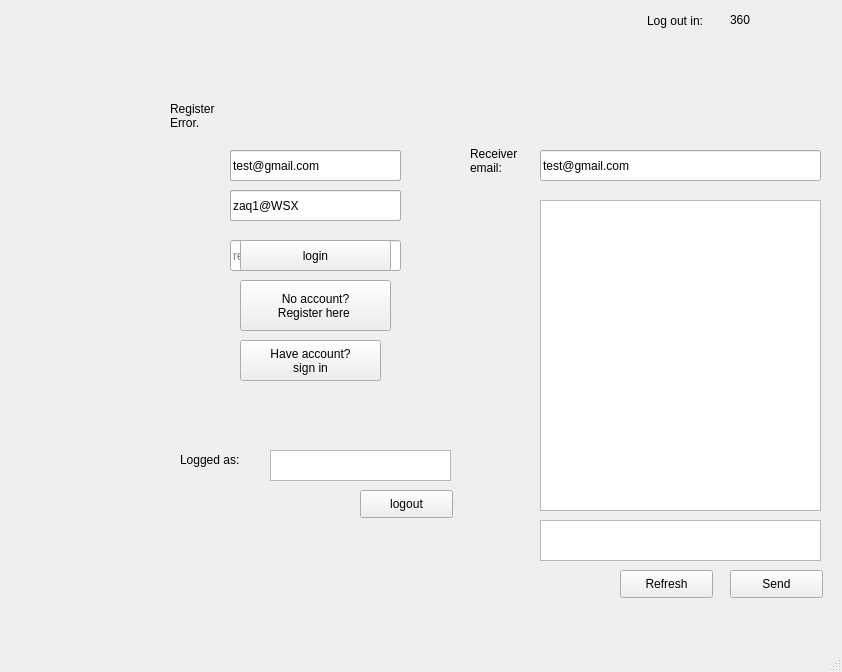
<?xml version="1.0" encoding="UTF-8"?>
<ui version="4.0">
 <author>Zywko</author>
 <class>PrivaChatterApp</class>
 <widget class="QMainWindow" name="PrivaChatterApp">
  <property name="geometry">
   <rect>
    <x>0</x>
    <y>0</y>
    <width>842</width>
    <height>672</height>
   </rect>
  </property>
  <property name="windowTitle">
   <string>MainWindow</string>
  </property>
  <widget class="QWidget" name="centralwidget">
   <widget class="QWidget" name="register_widget" native="true">
    <property name="enabled">
     <bool>true</bool>
    </property>
    <property name="geometry">
     <rect>
      <x>170</x>
      <y>100</y>
      <width>311</width>
      <height>341</height>
     </rect>
    </property>
    <widget class="QLineEdit" name="login_box_2">
     <property name="geometry">
      <rect>
       <x>60</x>
       <y>50</y>
       <width>171</width>
       <height>31</height>
      </rect>
     </property>
     <property name="placeholderText">
      <string>login</string>
     </property>
    </widget>
    <widget class="QLineEdit" name="password_box_2">
     <property name="geometry">
      <rect>
       <x>60</x>
       <y>90</y>
       <width>171</width>
       <height>31</height>
      </rect>
     </property>
     <property name="placeholderText">
      <string>password</string>
     </property>
    </widget>
    <widget class="QPushButton" name="register_button">
     <property name="geometry">
      <rect>
       <x>70</x>
       <y>190</y>
       <width>141</width>
       <height>31</height>
      </rect>
     </property>
     <property name="text">
      <string>register</string>
     </property>
    </widget>
    <widget class="QLineEdit" name="repeat_password_box">
     <property name="geometry">
      <rect>
       <x>60</x>
       <y>140</y>
       <width>171</width>
       <height>31</height>
      </rect>
     </property>
     <property name="text">
      <string/>
     </property>
     <property name="placeholderText">
      <string>repeat password</string>
     </property>
    </widget>
    <widget class="QPushButton" name="have_account_button">
     <property name="geometry">
      <rect>
       <x>70</x>
       <y>240</y>
       <width>141</width>
       <height>41</height>
      </rect>
     </property>
     <property name="text">
      <string>Have account?
sign in</string>
     </property>
    </widget>
    <widget class="QLabel" name="register_error_label">
     <property name="enabled">
      <bool>true</bool>
     </property>
     <property name="geometry">
      <rect>
       <x>0</x>
       <y>0</y>
       <width>91</width>
       <height>31</height>
      </rect>
     </property>
     <property name="text">
      <string>Register
Error.</string>
     </property>
    </widget>
   </widget>
   <widget class="QWidget" name="login_widget" native="true">
    <property name="enabled">
     <bool>true</bool>
    </property>
    <property name="geometry">
     <rect>
      <x>190</x>
      <y>100</y>
      <width>251</width>
      <height>341</height>
     </rect>
    </property>
    <widget class="QLineEdit" name="login_box">
     <property name="geometry">
      <rect>
       <x>40</x>
       <y>50</y>
       <width>171</width>
       <height>31</height>
      </rect>
     </property>
     <property name="text">
      <string>test@gmail.com</string>
     </property>
     <property name="placeholderText">
      <string>login</string>
     </property>
    </widget>
    <widget class="QLineEdit" name="password_box">
     <property name="geometry">
      <rect>
       <x>40</x>
       <y>90</y>
       <width>171</width>
       <height>31</height>
      </rect>
     </property>
     <property name="text">
      <string>zaq1@WSX</string>
     </property>
     <property name="placeholderText">
      <string>password</string>
     </property>
    </widget>
    <widget class="QPushButton" name="login_button">
     <property name="geometry">
      <rect>
       <x>50</x>
       <y>140</y>
       <width>151</width>
       <height>31</height>
      </rect>
     </property>
     <property name="text">
      <string>login</string>
     </property>
    </widget>
    <widget class="QPushButton" name="no_account_button">
     <property name="geometry">
      <rect>
       <x>50</x>
       <y>180</y>
       <width>151</width>
       <height>51</height>
      </rect>
     </property>
     <property name="text">
      <string>No account?
Register here </string>
     </property>
    </widget>
   </widget>
   <widget class="QWidget" name="messages_box" native="true">
    <property name="geometry">
     <rect>
      <x>460</x>
      <y>100</y>
      <width>371</width>
      <height>501</height>
     </rect>
    </property>
    <widget class="QPlainTextEdit" name="new_message_box">
     <property name="geometry">
      <rect>
       <x>80</x>
       <y>420</y>
       <width>281</width>
       <height>41</height>
      </rect>
     </property>
    </widget>
    <widget class="QPushButton" name="send_button">
     <property name="geometry">
      <rect>
       <x>270</x>
       <y>470</y>
       <width>93</width>
       <height>28</height>
      </rect>
     </property>
     <property name="text">
      <string>Send</string>
     </property>
    </widget>
    <widget class="QPushButton" name="refresh_button">
     <property name="geometry">
      <rect>
       <x>160</x>
       <y>470</y>
       <width>93</width>
       <height>28</height>
      </rect>
     </property>
     <property name="text">
      <string>Refresh</string>
     </property>
    </widget>
    <widget class="QTextBrowser" name="textBrowser">
     <property name="geometry">
      <rect>
       <x>80</x>
       <y>100</y>
       <width>281</width>
       <height>311</height>
      </rect>
     </property>
    </widget>
    <widget class="QLabel" name="firned_email_label">
     <property name="geometry">
      <rect>
       <x>10</x>
       <y>30</y>
       <width>61</width>
       <height>61</height>
      </rect>
     </property>
     <property name="text">
      <string>Receiver
email:</string>
     </property>
    </widget>
    <widget class="QLineEdit" name="friend_email_box">
     <property name="geometry">
      <rect>
       <x>80</x>
       <y>50</y>
       <width>281</width>
       <height>31</height>
      </rect>
     </property>
     <property name="text">
      <string>test@gmail.com</string>
     </property>
    </widget>
   </widget>
   <widget class="QWidget" name="user_info" native="true">
    <property name="geometry">
     <rect>
      <x>170</x>
      <y>450</y>
      <width>381</width>
      <height>171</height>
     </rect>
    </property>
    <widget class="QTextBrowser" name="user_email_box">
     <property name="geometry">
      <rect>
       <x>100</x>
       <y>0</y>
       <width>181</width>
       <height>31</height>
      </rect>
     </property>
    </widget>
    <widget class="QLabel" name="logged_as_lebel">
     <property name="geometry">
      <rect>
       <x>10</x>
       <y>0</y>
       <width>111</width>
       <height>20</height>
      </rect>
     </property>
     <property name="text">
      <string>Logged as:</string>
     </property>
    </widget>
    <widget class="QPushButton" name="logout_button">
     <property name="geometry">
      <rect>
       <x>190</x>
       <y>40</y>
       <width>93</width>
       <height>28</height>
      </rect>
     </property>
     <property name="text">
      <string>logout</string>
     </property>
    </widget>
   </widget>
   <widget class="QLabel" name="logout_label">
    <property name="geometry">
     <rect>
      <x>647</x>
      <y>10</y>
      <width>101</width>
      <height>21</height>
     </rect>
    </property>
    <property name="text">
     <string>Log out in:</string>
    </property>
   </widget>
   <widget class="QLabel" name="time_elapsed_to_logout">
    <property name="geometry">
     <rect>
      <x>730</x>
      <y>10</y>
      <width>68</width>
      <height>19</height>
     </rect>
    </property>
    <property name="text">
     <string>360</string>
    </property>
   </widget>
  </widget>
  <widget class="QMenuBar" name="menubar">
   <property name="geometry">
    <rect>
     <x>0</x>
     <y>0</y>
     <width>842</width>
     <height>26</height>
    </rect>
   </property>
  </widget>
  <widget class="QStatusBar" name="statusbar"/>
 </widget>
 <resources/>
 <connections/>
</ui>
